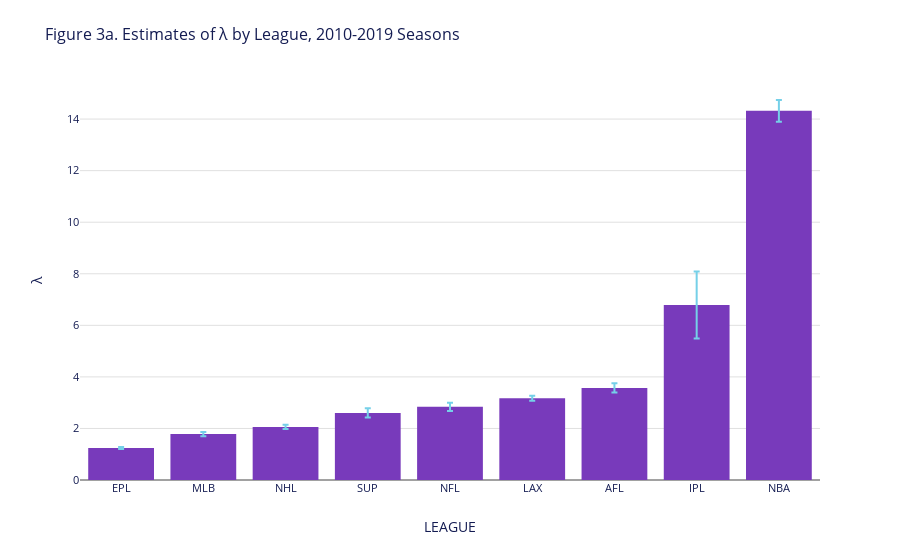
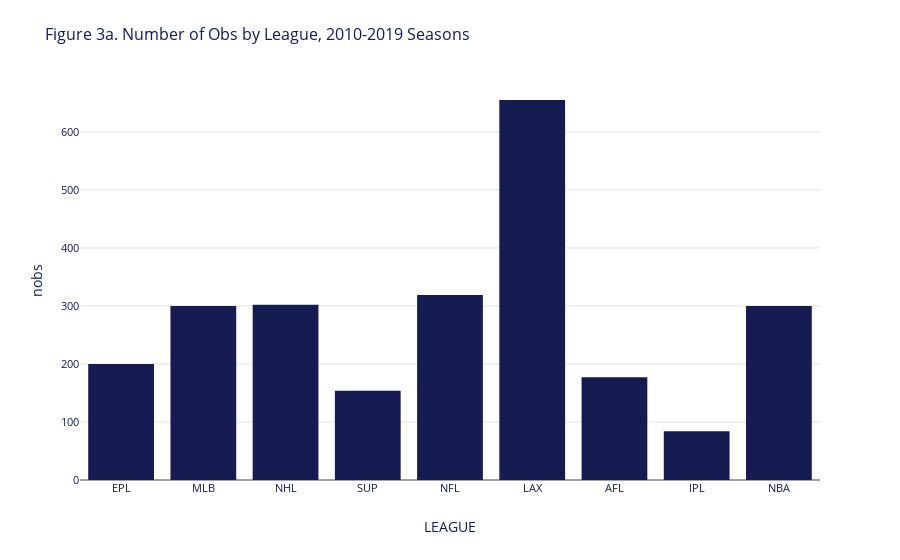
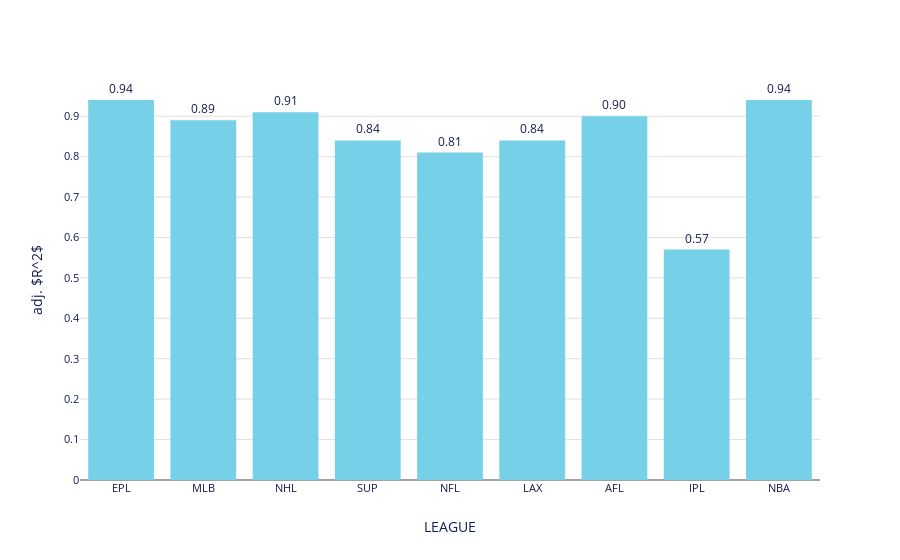

Notebook cell for these charts, in order:
### Code cell
# Create and display interactive Plotly versions

# 1. Lambda estimates with error bars
fig1 = create_plotly_bar_chart(
    data=ols,
    x_col='LEAGUE',
    y_col='λ',
    title='Figure 3a. Estimates of λ by League, 2010-2019 Seasons',
    error_col='λ se',  # Error bars (will be multiplied by 2 in the function)
    add_value_labels=False
)
# Multiply error bars by 2 to match matplotlib version
fig1.data[0].error_y.array = fig1.data[0].error_y.array * 2
fig1.show()
export_plot(fig1, "lambda_estimates", "Lambda Estimates by League")

# 2. Number of observations
fig2 = create_plotly_bar_chart(
    data=ols,
    x_col='LEAGUE',
    y_col='nobs',
    title='Figure 3a. Number of Obs by League, 2010-2019 Seasons',
    add_value_labels=False
)
# Use secondary color
fig2.data[0].marker.color = colors['secondary_color']
fig2.show()
export_plot(fig2, "number_observations", "Number of Observations by League")

# 3. Adjusted R-squared with value labels
fig3 = create_plotly_bar_chart(
    data=ols,
    x_col='LEAGUE',
    y_col='adj. $R^2$',
    # title='Figure 3a. James Model Adj Rsq by League, 2010-2019 Seasons',
    add_value_labels=True
)
# Use accent color
fig3.data[0].marker.color = colors['accent_color']
fig3.show()
export_plot(fig3, "adjusted_rsquared", "Adjusted R-squared by League")

### Figure 1 — Plotly figure (JSON) as saved in the notebook; plotly's stock layout.template omitted (floating-point values rounded to 4 significant figures)
{"data": [{"error_y": {"array": [0.04, 0.08, 0.08, 0.18, 0.16, 0.1, 0.18, 1.3, 0.42], "color": "#75D0E8", "thickness": 2, "type": "data", "visible": true, "width": 3}, "hovertemplate": "LEAGUE: %{x}<br>λ: %{y}<extra></extra>", "marker": {"color": "#783ABB"}, "type": "bar", "x": ["EPL", "MLB", "NHL", "SUP", "NFL", "LAX", "AFL", "IPL", "NBA"], "y": [1.24, 1.78, 2.06, 2.6, 2.84, 3.17, 3.57, 6.79, 14.32]}], "layout": {"font": {"size": 12}, "margin": {"b": 80, "l": 80, "r": 80, "t": 80}, "showlegend": false, "title": {"text": "Figure 3a. Estimates of λ by League, 2010-2019 Seasons"}, "xaxis": {"title": {"text": "LEAGUE"}}, "yaxis": {"title": {"text": "λ"}}}}

### Figure 2 — Plotly figure (JSON) as saved in the notebook; plotly's stock layout.template omitted (floating-point values rounded to 4 significant figures)
{"data": [{"hovertemplate": "LEAGUE: %{x}<br>nobs: %{y}<extra></extra>", "marker": {"color": "#141C52"}, "type": "bar", "x": ["EPL", "MLB", "NHL", "SUP", "NFL", "LAX", "AFL", "IPL", "NBA"], "y": [200.0, 300.0, 302.0, 154.0, 319.0, 655.0, 177.0, 84.0, 300.0]}], "layout": {"font": {"size": 12}, "margin": {"b": 80, "l": 80, "r": 80, "t": 80}, "showlegend": false, "title": {"text": "Figure 3a. Number of Obs by League, 2010-2019 Seasons"}, "xaxis": {"title": {"text": "LEAGUE"}}, "yaxis": {"title": {"text": "nobs"}}}}

### Figure 3 — Plotly figure (JSON) as saved in the notebook; plotly's stock layout.template omitted (floating-point values rounded to 4 significant figures)
{"data": [{"hovertemplate": "LEAGUE: %{x}<br>adj. $R^2$: %{y}<extra></extra>", "marker": {"color": "#75D0E8"}, "text": [0.94, 0.89, 0.91, 0.84, 0.81, 0.84, 0.9, 0.57, 0.94], "textposition": "outside", "texttemplate": "%{text:.2f}", "type": "bar", "x": ["EPL", "MLB", "NHL", "SUP", "NFL", "LAX", "AFL", "IPL", "NBA"], "y": [0.94, 0.89, 0.91, 0.84, 0.81, 0.84, 0.9, 0.57, 0.94]}], "layout": {"font": {"size": 12}, "margin": {"b": 80, "l": 80, "r": 80, "t": 80}, "showlegend": false, "title": {}, "xaxis": {"title": {"text": "LEAGUE"}}, "yaxis": {"title": {"text": "adj. $R^2$"}}}}
